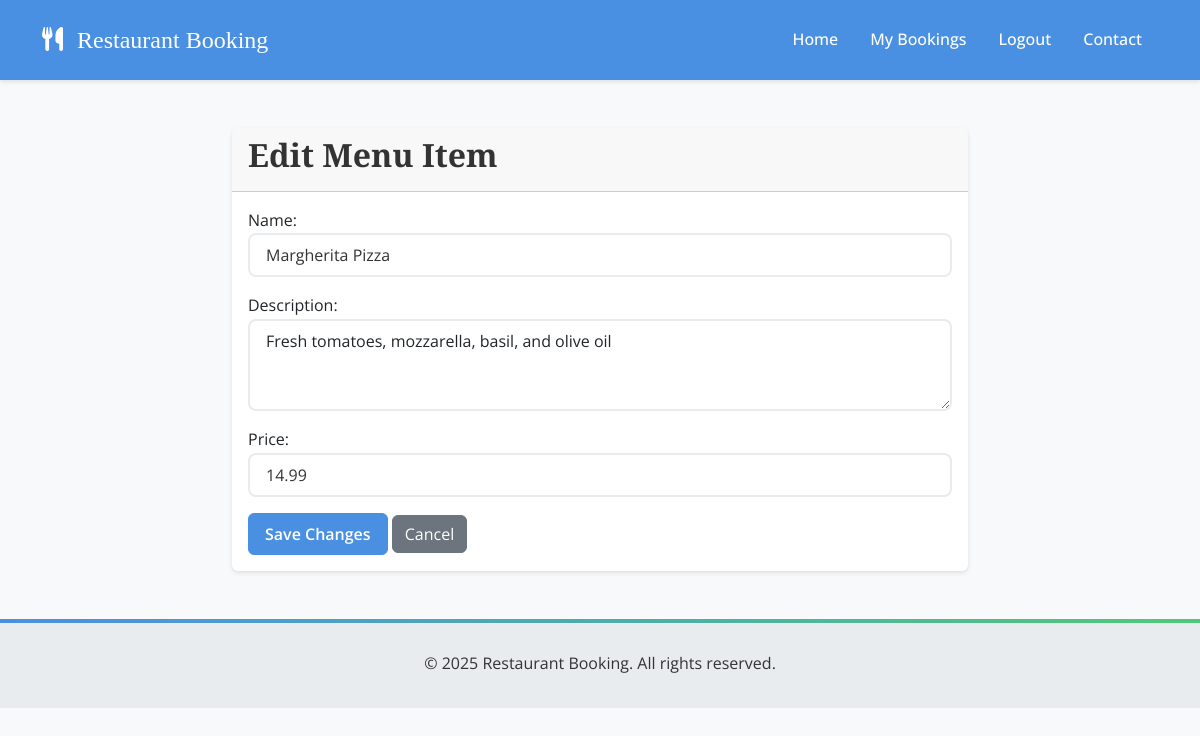
The page /menu/2/edit/ (signed in) on the database its author committed.
### restaurant/models.py (models this page shows, shortened)
class MenuItem(models.Model):
    name = models.CharField(max_length=100)
    description = models.TextField()
    price = models.DecimalField(max_digits=6, decimal_places=2)
    restaurant = models.ForeignKey(Restaurant, on_delete=models.CASCADE)

### restaurant/views.py (the view)
# urls.py: path('menu/<int:menu_item_id>/edit/', views.edit_menu_item, name='edit_menu_item'),
@login_required
def edit_menu_item(request, menu_item_id):
    menu_item = get_object_or_404(MenuItem, id=menu_item_id)
    if request.method == 'POST':
        form = MenuItemForm(request.POST, instance=menu_item)
        if form.is_valid():
            try:
                form.save()
                messages.success(
                    request,
                    'Menu item updated successfully!'
                )
                return redirect('manage_menu', restaurant_id=menu_item.restaurant.id)
            except Exception as e:
                messages.error(
                    request,
                    'An error occurred while updating the menu item. '
                    'Please try again later.'
                )
                print(f"Menu item update error: {str(e)}")
        else:
            messages.error(
                request,
                'Please correct the errors in the form below.'
            )
            for field, errors in form.errors.items():
                for error in errors:
                    messages.error(request, f"{field.title()}: {error}")
    else:
        form = MenuItemForm(instance=menu_item)
    return render(
        request,
        'restaurant/edit_menu_item.html',
        {
            'form': form,
            'menu_item': menu_item
        }
    )

### restaurant/forms.py (shortened to what this page needs)
class MenuItemForm(forms.ModelForm):
    class Meta:
        model = MenuItem
        fields = ['name', 'description', 'price']
        widgets = {
            'name': forms.TextInput(
                attrs={
                    'class': 'form-control',
                    'maxlength': '100',
                }
            ),
            'description': forms.Textarea(
                attrs={
                    'class': 'form-control',
                    'rows': 3,
                    'maxlength': '500',
                }
            ),
            'price': forms.NumberInput(
                attrs={
                    'class': 'form-control',
                    'min': '0.01',
                    'step': '0.01',
                }
            ),
        }

### restaurant/templates/restaurant/edit_menu_item.html (shortened to what this page needs)
{% extends 'base.html' %}
{% block content %}
<div class="container mt-5">
    <div class="row justify-content-center">
        <div class="col-md-8">
            <div class="card">
                <div class="card-header">
                    <h2>Edit Menu Item</h2>
                </div>
                <div class="card-body">
                    <form method="post">
                        {{ form.as_p }}
                        <button type="submit" class="btn btn-primary">Save Changes</button>
                        <a href="{% url 'manage_menu' menu_item.restaurant.id %}" class="btn btn-secondary">Cancel</a>
                    </form>
                </div>
            </div>
        </div>
    </div>
</div>
{% endblock %}

### static/css/custom.css (style rules this page uses)
:root { --primary-color: #4A90E2; --secondary-color: #50C878; --accent-color: #FF6B6B; --background-color: #F8F9FA; --text-color: #333333; --light-gray: #E9ECEF; --dark-gray: #6C757D; --heading-font: 'Playfair Display', serif; --body-font: 'Open Sans', sans-serif; --special-font: 'Lato', sans-serif; --spacing-xs: 0.25rem; --spacing-sm: 0.5rem; --spacing-md: 1rem; --spacing-lg: 1.5rem; --spacing-xl: 2rem; }
body { font-family: var(--body-font); color: var(--text-color); background-color: var(--background-color); line-height: 1.6; }
h1, h2, h3, h4, h5, h6 { font-family: var(--heading-font); font-weight: 600; color: var(--text-color); }
h2 { font-size: 2rem; }
.card { border: none; box-shadow: 0 2px 4px rgba(0,0,0,0.1); transition: all 0.3s cubic-bezier(0.4, 0, 0.2, 1); margin-bottom: var(--spacing-md); overflow: hidden; position: relative; }
.card::before { content: ''; position: absolute; top: 0; left: 0; width: 100%; height: 100%; background: linear-gradient(45deg, rgba(74, 144, 226, 0.1), rgba(80, 200, 120, 0.1)); opacity: 0; transition: opacity 0.3s ease; }
.form-control { border-radius: 8px; border: 2px solid var(--light-gray); padding: var(--spacing-sm) var(--spacing-md); font-family: var(--body-font); transition: all 0.3s ease; background-color: white; cursor: text; position: relative; z-index: 1; }
input[type="text"], input[type="email"], input[type="password"], input[type="number"], input[type="date"], input[type="time"], textarea, select { -webkit-appearance: none; -moz-appearance: none; appearance: none; background-color: white; border: 2px solid var(--light-gray); border-radius: 8px; padding: var(--spacing-sm) var(--spacing-md); font-family: var(--body-font); font-size: 1rem; line-height: 1.5; color: var(--text-color); transition: all 0.3s ease; cursor: text; position: relative; z-index: 1; }
.btn { position: relative; overflow: hidden; transition: all 0.3s cubic-bezier(0.4, 0, 0.2, 1); }
.btn::after { content: ''; position: absolute; top: 50%; left: 50%; width: 5px; height: 5px; background: rgba(255, 255, 255, 0.5); opacity: 0; border-radius: 100%; transform: scale(1, 1) translate(-50%); transform-origin: 50% 50%; }
.btn-primary { background-color: var(--primary-color); border-color: var(--primary-color); font-family: var(--body-font); font-weight: 600; padding: var(--spacing-sm) var(--spacing-md); transition: all 0.3s ease; }

### rows shown on the page
MenuItem: name "Margherita Pizza", description "Fresh tomatoes, mozzarella, basil, and olive oil", price "14.99"
